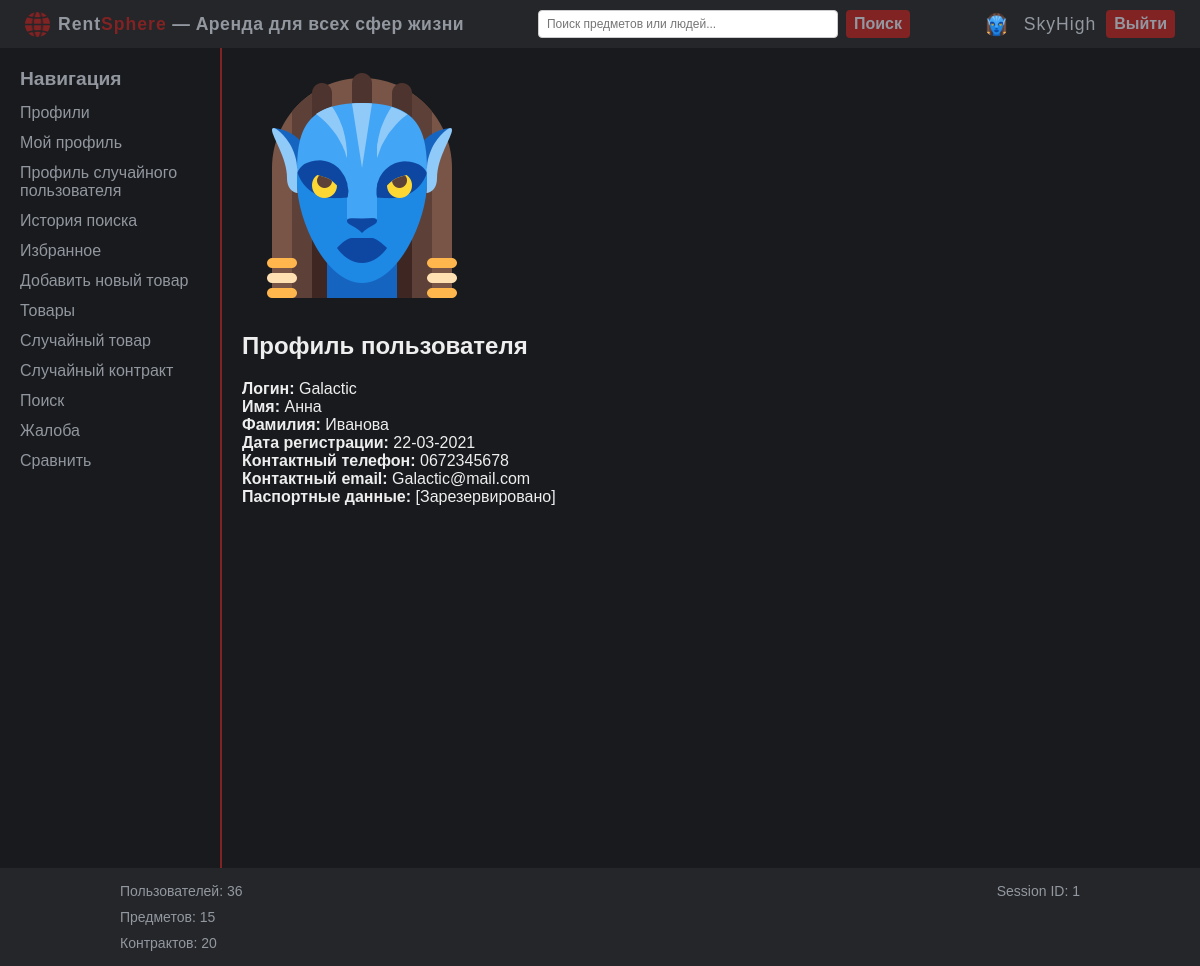
The page /profile/2 (signed in) on the database its author committed.
### models.py (models this page shows, shortened)
class User(Base):
    __tablename__ = "users"
    id = Column(Integer, primary_key=True)
    login = Column(String(100), unique=True, nullable=False)
    password = Column(String(200), nullable=False)
    ipn = Column(Integer)
    first_name = Column(String(100))
    last_name = Column(String(100))
    phone_number = Column(String(20))
    email = Column(String(100), unique=True, nullable=False)
    avatar = Column(String(255))
    register_date = Column(Integer)
    compare_items = Column(types.JSON, default=[], nullable=True)
    items = relationship("Item", backref="owner_user")

### app.py (the view)
@app.route("/profile/<user_id>", methods=["GET", "PUT", "DELETE"])
def profile(user_id):
    if request.method == "GET":
        profile_fields = ("login",
                          "first_name",
                          "last_name",
                          "register_date",
                          "phone_number",
                          "email")
        if not session.get("user_id"):
            user_data = {field: "*" * 10 for field in profile_fields}
            return render_template("profile.html", user=user_data)
        user = models.User.query.filter_by(id=user_id).first()
        user_data = {field: getattr(user, field) for field in profile_fields}
        return render_template("profile.html", user=user_data)
    if request.method == "PUT":
        return "PUT"
    if request.method == "DELETE":
        return "DELETE"

### app.py (called while the page is built)
@app.teardown_request
def teardown_request(exceptions=None):
    db_session.remove()

@app.context_processor
def stats_data():
    session_id = session.get("user_id")
    users_total = models.User.query.count()
    items_total = models.Item.query.count()
    contracts_total = models.Contract.query.count()
    stats = {"users_total": users_total,
             "items_total": items_total,
             "contracts_total": contracts_total,
             "session_id": session_id}
    return dict(stats=stats)

@app.context_processor
def inject_user():
    user_id = session.get("user_id")
    user_data = {"id": None, "login": "Guest"}
    if user_id:
        try:
            user_id = int(user_id)
            user = models.User.query.filter_by(id=user_id).first()
            if user:
                user_data = {"id": user.id, "login": user.login}
        except (TypeError, ValueError):
            print(f"Пользователь с ID неверного типа: {type(user_id)}")
            user_data["id"] = None
            session["user_id"] = None
    return {"current_user": user_data}

### templates/profile.html (shortened to what this page needs)
{% extends 'base.html' %}
{% block content %}
        <div class="profile-avatar">
            <img src="{{ url_for('static', filename='images/default_avatar.png') }}" alt="Аватар" width="240" height="240">
        </div>
        <div class="profile-content">
            <h2>Профиль пользователя</h2>
            <div class="profile-field"><strong>Логин:</strong> <span>{{ user.login }}</span></div>
            <div class="profile-field"><strong>Имя:</strong> <span>{{ user.first_name }}</span></div>
            <div class="profile-field"><strong>Фамилия:</strong> <span>{{ user.last_name }}</span></div>
            <div class="profile-field"><strong>Дата регистрации:</strong> <span>{{ user.register_date }}</span></div>
            <div class="profile-field"><strong>Контактный телефон:</strong> <span>{{ user.phone_number }}</span></div>
            <div class="profile-field"><strong>Контактный email:</strong> <span>{{ user.email }}</span></div>
            <div class="profile-field"><strong>Паспортные данные:</strong> <span>[Зарезервировано]</span></div>
        </div>
{% endblock %}

### templates/base.html (shortened to what this page needs)
<!DOCTYPE html>
<html lang="ru">
<head>
    <link rel="stylesheet" href="{{ url_for('static', filename='css/styles.css') }}">
</head>
<body>
    <div class="layout">
        <div class="header">
            <div class="header-left">
                <img src="{{ url_for('static', filename='images/logo_red.png') }}" alt="Logo" class="logo">
                <span class="brand-name"><span class="rent">Rent</span><span class="sphere">Sphere</span> — Аренда для всех сфер жизни</span>
            </div>
            <form class="header-search" action="/search" method="GET">
                <input type="text" name="q" class="search-field" placeholder="Поиск предметов или людей...">
                <button type="submit" class="search-button">Поиск</button>
            </form>
            <div class="header-right">
                {% if not current_user.id %}
                    <a href="/login">Войти</a>
                    <a href="/register">Регистрация</a>
                {% else %}
                    <img src="{{ url_for('static', filename='images/default_avatar.png') }}" alt="Аватар" class="header-avatar">
                    <span class="header-user">{{ current_user.login }}</span>
                    <a href="/logout">Выйти</a>
                {% endif %}
            </div>
        </div>
        <div class="center-container">
            <div class="sidebar">
                <span>Навигация</span>
                {% if current_user.id %}
                    <a href="/profiles">Профили</a>
                    <a href="{{ url_for('profile', user_id=current_user.id) }}">Мой профиль</a>
                    <a href="/profiles/random_user">Профиль случайного пользователя</a>
                    <a href="/profiles/search_history">История поиска</a>
                    <a href="/profiles/favorites">Избранное</a>
                    <a href="/items/add">Добавить новый товар</a>
                    <a href="/items">Товары</a>
                    <a href="/items/random_item_details">Случайный товар</a>
                    <a href="/contracts/random_contract">Случайный контракт</a>
                    <a href="/search">Поиск</a>
                    <a href="/complain">Жалоба</a>
                    <a href="/compare">Сравнить</a>
                {% endif %}
            </div>
            <div class="content-area">
                {% block content %}{% endblock %}
            </div>
        </div>
        <div class="footer">
            <table class="stats-table">
                <tr>
                    <td class="left-col">Пользователей: {{ stats.users_total }}</td>
                    <td class="right-col">Session ID: {{ stats.session_id }}</td>
                </tr>
                <tr>
                    <td class="left-col">Предметов: {{ stats.items_total }}</td>
                    <td class="right-col"></td>
                </tr>
                <tr>
                    <td class="left-col">Контрактов: {{ stats.contracts_total }}</td>
                    <td class="right-col"></td>
                </tr>
            </table>
        </div>
    </div>
</body>
</html>

### static/css/styles.css (style rules this page uses)
body { background-color: #181A1D; color: #EEEEEE; margin: 0; font-family: Arial, sans-serif; }
.header, .footer { background-color: #242629; color: #9398A0; padding: 10px; text-align: center; }
.center-container { display: flex; }
.content-area { flex-grow: 1; background-color: #181A1D; padding: 20px; color: #EEEEEE; }
.stats-table { width: 1000px; margin: 0 auto; border-collapse: collapse; }
.stats-table td { padding: 5px 20px; vertical-align: middle; border: none; font-size: 14px; }
.left-col { text-align: left; }
.right-col { text-align: right; }

### static/css/modules/sidebar.css (style rules this page uses)
.sidebar { background-color: #181A1D; color: #92979F; padding: 20px; width: 180px; height: calc(100vh - 20px); overflow-y: auto; float: left; }
.sidebar span { font-size: 1.2em; margin-bottom: 8px; display: block; font-weight: bold; }
.sidebar a { display: block; color: #92979F; text-decoration: none; padding: 6px 0; }
.sidebar + .content-area { border-left: 2px solid #812223; }

### static/css/modules/header.css (style rules this page uses)
.header { display: flex; justify-content: space-between; align-items: center; padding: 5px 10px; background-color: #242629; }
.header-left { display: flex; align-items: center; }
.logo { width: 25px; height: 25px; margin-right: 8px; margin-left: 15px; }
.brand-name { color: #9398A0; font-weight: bold; font-size: 1.1em; letter-spacing: 0.5px; }
.rent { font-weight: bold; color: #9398A0; letter-spacing: 1px; }
.sphere { font-weight: bold; color: #812223; letter-spacing: 1px; }
.header-search { display: flex; align-items: center; justify-content: center; flex: 1; }
.search-field { padding: 6px 8px; font-size: 12px; border: 1px solid #ccc; border-radius: 4px; width: 300px; box-sizing: border-box; }
.search-button { color: #9398A0; background-color: #812223; padding: 5px 8px; font-weight: bold; font-size: 1em; border: none; border-radius: 4px; cursor: pointer; margin-left: 8px; transition: background-color 0.3s ease; }
.header-right { display: flex; align-items: center; justify-content: flex-end; gap: 10px; }
.header a { color: #9398A0; background-color: #812223; padding: 5px 8px; text-decoration: none; font-weight: bold; font-size: 1em; border-radius: 4px; margin-right: 15px; transition: background-color 0.3s ease; }
.header-avatar { width: 25px; height: 25px; border-radius: 50%; margin-right: 5px; }
.header-user { color: #9398A0; font-size: 1.1em; letter-spacing: 1px; display: flex; align-items: center; }

### rows shown on the page
User: login "SkyHigh"
User: login "Galactic", first_name "Анна", last_name "Иванова", register_date "22-03-2021", phone_number "0672345678", email "Galactic@mail.com"

### other values the page prints
{{ stats.users_total }} "36"
{{ stats.session_id }} "1"
{{ stats.items_total }} "15"
{{ stats.contracts_total }} "20"
